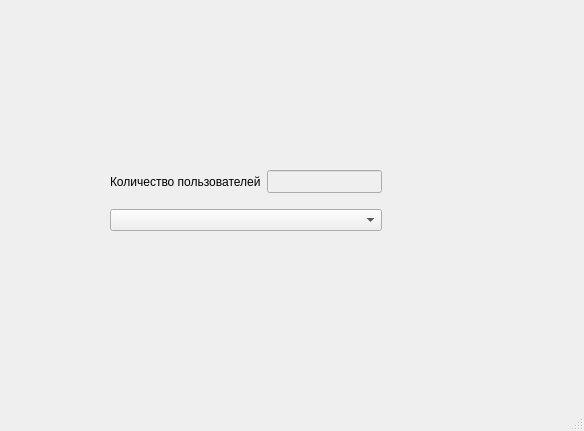
<?xml version="1.0" encoding="UTF-8"?>
<ui version="4.0">
 <class>MainWindow</class>
 <widget class="QMainWindow" name="MainWindow">
  <property name="geometry">
   <rect>
    <x>0</x>
    <y>0</y>
    <width>584</width>
    <height>431</height>
   </rect>
  </property>
  <property name="windowTitle">
   <string>MainWindow</string>
  </property>
  <widget class="QWidget" name="centralwidget">
   <widget class="QWidget" name="">
    <property name="geometry">
     <rect>
      <x>110</x>
      <y>160</y>
      <width>272</width>
      <height>82</height>
     </rect>
    </property>
    <layout class="QVBoxLayout" name="verticalLayout">
     <item>
      <layout class="QHBoxLayout" name="horizontalLayout">
       <item>
        <widget class="QLabel" name="label">
         <property name="text">
          <string>Количество пользователей</string>
         </property>
        </widget>
       </item>
       <item>
        <widget class="QLineEdit" name="lineEdit">
         <property name="enabled">
          <bool>false</bool>
         </property>
         <property name="font">
          <font>
           <pointsize>10</pointsize>
           <bold>true</bold>
          </font>
         </property>
        </widget>
       </item>
      </layout>
     </item>
     <item>
      <widget class="QComboBox" name="comboBox"/>
     </item>
    </layout>
   </widget>
  </widget>
  <widget class="QMenuBar" name="menubar">
   <property name="geometry">
    <rect>
     <x>0</x>
     <y>0</y>
     <width>584</width>
     <height>22</height>
    </rect>
   </property>
  </widget>
  <widget class="QStatusBar" name="statusbar"/>
 </widget>
 <resources/>
 <connections/>
</ui>
